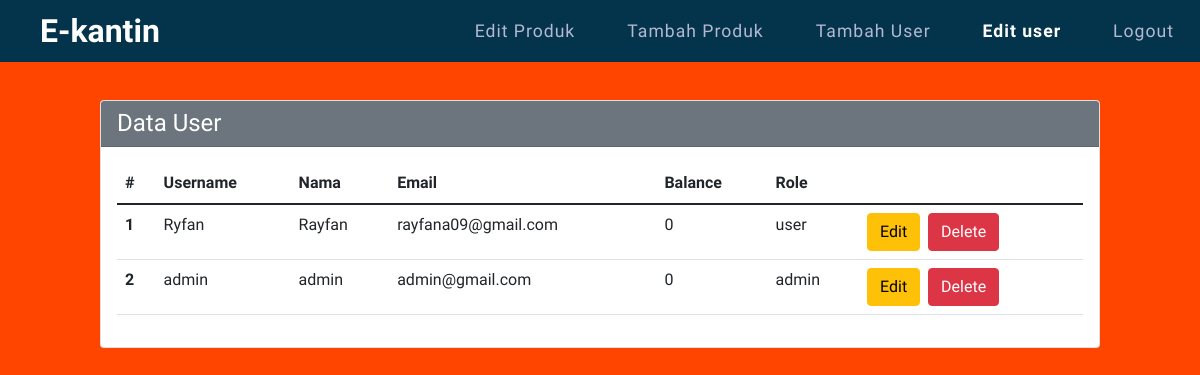
Page /user-edit.php (signed in) on the committed database.
### tables this page shows
CREATE TABLE `users` (
  `id` int(11) NOT NULL,
  `role` varchar(70) NOT NULL,
  `balance` int(11) NOT NULL,
  `name` varchar(40) NOT NULL,
  `username` varchar(50) NOT NULL,
  `email` varchar(50) NOT NULL,
  `password` varchar(255) NOT NULL
);

### user-edit.php (the view, shortened to what this page needs)
<?php include("config.php");
include("foradmin.php");
?>
<!DOCTYPE html>
<html lang="en">
<head>
    <link href="https://cdn.jsdelivr.net/npm/bootstrap@5.1.3/dist/css/bootstrap.min.css" rel="stylesheet">
    <link rel="stylesheet" href="style1.css">
</head>
<body>
    <header>
        <a href="index.php" class="logo">E-kantin</a>
        <ul class="navigasi">
            <li><a class="nav-item nav-link active" href="output-menu.php">Edit Produk</a></li>
            <li><a class="nav-item nav-link active" href="tambah-produk.php">Tambah Produk</a></li>
            <li><a class="nav-item nav-link active" href="tambah-user.php">Tambah User</a></li>
            <li><a class="nav-item nav-link active" href="user-edit.php" style="color: white; font-weight: 600;">Edit user</a></li>
            <li><a class="nav-item nav-link active" href="logout.php">Logout</a></li>
        </ul>
    </header>
    <div class="banner">
        <div class="mx-auto">
            <div class="card">
                <h4 class="card-header text-white bg-secondary">Data User</h4>
                <div class="card-body">
                    <table class="table">
                        <thead>
                            <tr>
                                <th scope="col">#</th>
                                <th scope="col">Username</th>
                                <th scope="col">Nama</th>
                                <th scope="col">Email</th>
                                <th scope="col">Balance</th>
                                <th scope="col">Role</th>
                                <th scope="col"> </th>
                            </tr>
                        <tbody>
                            <?php
                            $sql        = "SELECT *FROM users";
                            $query      = mysqli_query($koneksi, $sql);
                            $urut       = 1;
                            while ($user  = mysqli_fetch_array($query)) {
                                $id         = $user['id'];
                                $username   = $user['username'];
                                $nama       = $user['name'];
                                $email     = $user['email'];
                                $balance    = $user['balance'];
                                $role    = $user['role'];
                            ?>
                                <tr>
                                    <th scope="row"><?php echo $urut++ ?></th>
                                    <td scope="row"><?php echo $username ?></td>
                                    <td scope="row"><?php echo $nama ?></td>
                                    <td scope="row"><?php echo $email ?></td>
                                    <td scope="row"><?php echo $balance ?></td>
                                    <td scope="row"><?php if ($role != 'admin') {
                                                        echo 'user';
                                                    } else {
                                                        echo 'admin';
                                                    } ?></td>
                                    <td scope="row">
                                        <a href="user-edit-form.php?id=<?php echo $id ?>"><button type="button" class="btn btn-warning">Edit</button></a>
                                        <a href="hapus.php?id=<?php echo $id ?>" onclick="return confirm('Yakin mau delete data?')"><button type="button" class="btn btn-danger ms-1">Delete</button></a>
                                    </td>
                                </tr>
                            <?php
                            }
                            ?>
                        </tbody>
                        </thead>
                    </table>
                </div>
            </div>
        </div>
    </div>
</body>
</html>

### style1.css (style rules this page uses)
.mx-auto { width: 1000px; }
* { margin: 0; padding: 0; box-sizing: border-box; font-family: 'Palanquin Dark', sans-serif; }
header { position: absolute; width: 100%; display: flex; justify-content: space-between; align-items: center; padding: 10 px 100px; z-index: 10; background: #04344c; }
.logo { position: relative; right: 60px; font-size: 2em; color: #fff; text-decoration: none; font-weight: 600; padding-left: 100px; }
.navigasi { display: flex; justify-content: center; flex-wrap: wrap; margin: 10px 0; }
.navigasi li { list-style: none; margin: 0 10px; }
.navigasi li a { color: #b5b8d1; font-size: 1.1em; text-decoration: none; font-weight: 500; letter-spacing: 1px; }
.banner { background: orangered; padding: 100px 100px 50px; min-height: 100vh; }

### rows in the picture
users: username "Ryfan", name "Rayfan", email "rayfana09@gmail.com", balance "0", role "user"
users: username "admin", name "admin", email "admin@gmail.com", balance "0", role "admin"
